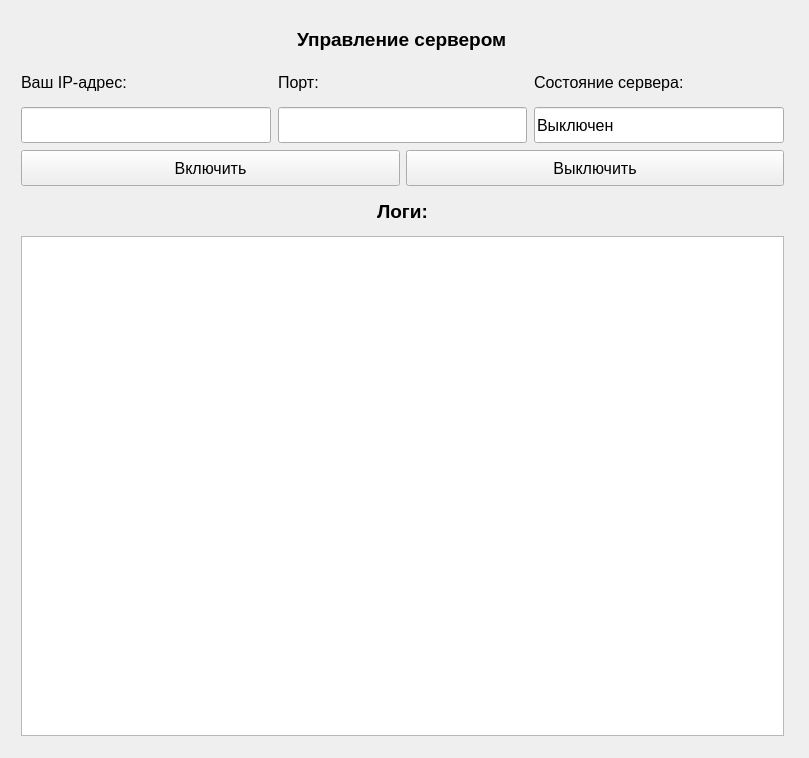
<?xml version="1.0" encoding="UTF-8"?>
<ui version="4.0">
 <class>MainWindow</class>
 <widget class="QMainWindow" name="MainWindow">
  <property name="geometry">
   <rect>
    <x>0</x>
    <y>0</y>
    <width>809</width>
    <height>758</height>
   </rect>
  </property>
  <property name="windowTitle">
   <string>Управление сервером</string>
  </property>
  <widget class="QWidget" name="centralwidget">
   <widget class="QWidget" name="">
    <property name="geometry">
     <rect>
      <x>20</x>
      <y>20</y>
      <width>767</width>
      <height>719</height>
     </rect>
    </property>
    <layout class="QGridLayout" name="Form">
     <item row="1" column="0">
      <widget class="QLabel" name="Label_IP_Address">
       <property name="minimumSize">
        <size>
         <width>0</width>
         <height>36</height>
        </size>
       </property>
       <property name="maximumSize">
        <size>
         <width>16777215</width>
         <height>36</height>
        </size>
       </property>
       <property name="font">
        <font>
         <pointsize>12</pointsize>
        </font>
       </property>
       <property name="text">
        <string>Ваш IP-адрес:</string>
       </property>
      </widget>
     </item>
     <item row="1" column="1">
      <widget class="QLabel" name="Label_Port">
       <property name="minimumSize">
        <size>
         <width>0</width>
         <height>36</height>
        </size>
       </property>
       <property name="maximumSize">
        <size>
         <width>16777215</width>
         <height>36</height>
        </size>
       </property>
       <property name="font">
        <font>
         <pointsize>12</pointsize>
        </font>
       </property>
       <property name="text">
        <string>Порт:</string>
       </property>
      </widget>
     </item>
     <item row="1" column="2">
      <widget class="QLabel" name="Label_State">
       <property name="minimumSize">
        <size>
         <width>0</width>
         <height>36</height>
        </size>
       </property>
       <property name="maximumSize">
        <size>
         <width>16777215</width>
         <height>36</height>
        </size>
       </property>
       <property name="font">
        <font>
         <pointsize>12</pointsize>
        </font>
       </property>
       <property name="text">
        <string>Состояние сервера:</string>
       </property>
      </widget>
     </item>
     <item row="2" column="0">
      <widget class="QLineEdit" name="IP_Address">
       <property name="minimumSize">
        <size>
         <width>250</width>
         <height>36</height>
        </size>
       </property>
       <property name="maximumSize">
        <size>
         <width>250</width>
         <height>36</height>
        </size>
       </property>
       <property name="font">
        <font>
         <pointsize>12</pointsize>
        </font>
       </property>
       <property name="text">
        <string/>
       </property>
       <property name="readOnly">
        <bool>true</bool>
       </property>
      </widget>
     </item>
     <item row="2" column="1">
      <widget class="QLineEdit" name="Port">
       <property name="minimumSize">
        <size>
         <width>249</width>
         <height>36</height>
        </size>
       </property>
       <property name="maximumSize">
        <size>
         <width>249</width>
         <height>36</height>
        </size>
       </property>
       <property name="font">
        <font>
         <pointsize>12</pointsize>
        </font>
       </property>
      </widget>
     </item>
     <item row="2" column="2">
      <widget class="QLineEdit" name="State">
       <property name="minimumSize">
        <size>
         <width>250</width>
         <height>36</height>
        </size>
       </property>
       <property name="maximumSize">
        <size>
         <width>250</width>
         <height>36</height>
        </size>
       </property>
       <property name="font">
        <font>
         <pointsize>12</pointsize>
        </font>
       </property>
       <property name="text">
        <string>Выключен</string>
       </property>
       <property name="readOnly">
        <bool>true</bool>
       </property>
      </widget>
     </item>
     <item row="3" column="0" colspan="3">
      <layout class="QHBoxLayout" name="Buttons">
       <item>
        <widget class="QPushButton" name="Deploy">
         <property name="minimumSize">
          <size>
           <width>0</width>
           <height>36</height>
          </size>
         </property>
         <property name="maximumSize">
          <size>
           <width>16777215</width>
           <height>36</height>
          </size>
         </property>
         <property name="font">
          <font>
           <pointsize>12</pointsize>
          </font>
         </property>
         <property name="text">
          <string>Включить</string>
         </property>
        </widget>
       </item>
       <item>
        <widget class="QPushButton" name="Retract">
         <property name="minimumSize">
          <size>
           <width>0</width>
           <height>36</height>
          </size>
         </property>
         <property name="maximumSize">
          <size>
           <width>16777215</width>
           <height>36</height>
          </size>
         </property>
         <property name="font">
          <font>
           <pointsize>12</pointsize>
          </font>
         </property>
         <property name="text">
          <string>Выключить</string>
         </property>
        </widget>
       </item>
      </layout>
     </item>
     <item row="5" column="0" colspan="3">
      <widget class="QTextBrowser" name="Logs">
       <property name="minimumSize">
        <size>
         <width>0</width>
         <height>500</height>
        </size>
       </property>
       <property name="maximumSize">
        <size>
         <width>16777215</width>
         <height>500</height>
        </size>
       </property>
       <property name="font">
        <font>
         <pointsize>12</pointsize>
        </font>
       </property>
      </widget>
     </item>
     <item row="4" column="0" colspan="3" alignment="Qt::AlignHCenter">
      <widget class="QLabel" name="Label_Logs">
       <property name="minimumSize">
        <size>
         <width>0</width>
         <height>36</height>
        </size>
       </property>
       <property name="maximumSize">
        <size>
         <width>16777215</width>
         <height>36</height>
        </size>
       </property>
       <property name="font">
        <font>
         <pointsize>14</pointsize>
         <bold>true</bold>
        </font>
       </property>
       <property name="text">
        <string>Логи:</string>
       </property>
      </widget>
     </item>
     <item row="0" column="0" colspan="3" alignment="Qt::AlignHCenter">
      <widget class="QLabel" name="Label_Server">
       <property name="minimumSize">
        <size>
         <width>0</width>
         <height>36</height>
        </size>
       </property>
       <property name="maximumSize">
        <size>
         <width>16777215</width>
         <height>36</height>
        </size>
       </property>
       <property name="font">
        <font>
         <pointsize>14</pointsize>
         <bold>true</bold>
        </font>
       </property>
       <property name="text">
        <string>Управление сервером</string>
       </property>
      </widget>
     </item>
    </layout>
   </widget>
  </widget>
 </widget>
 <resources/>
 <connections/>
</ui>
